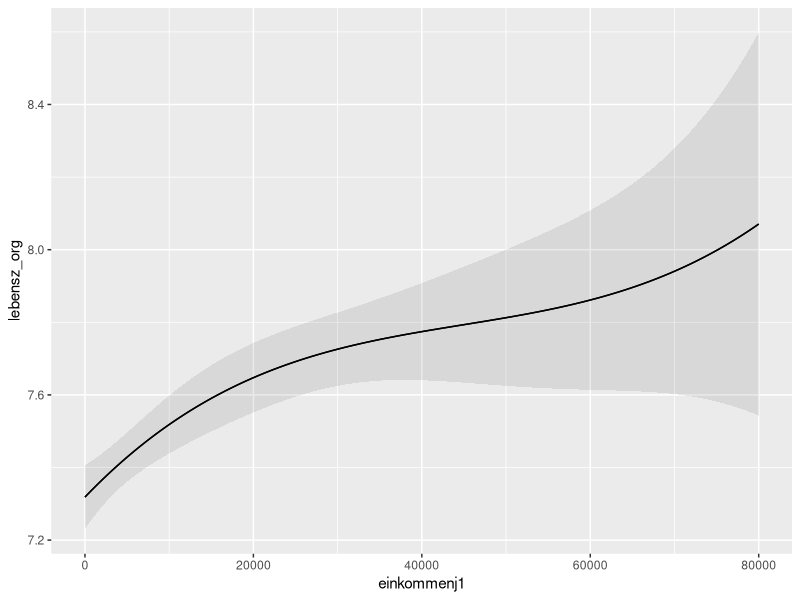
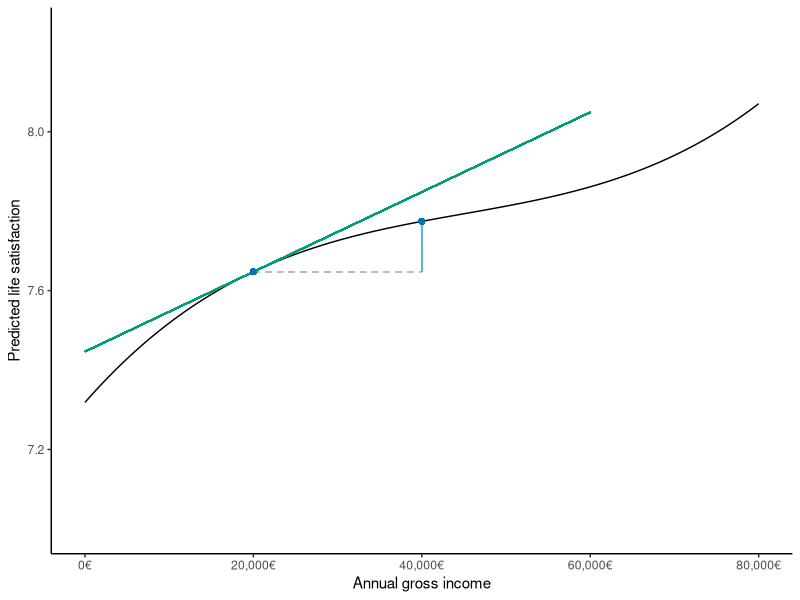
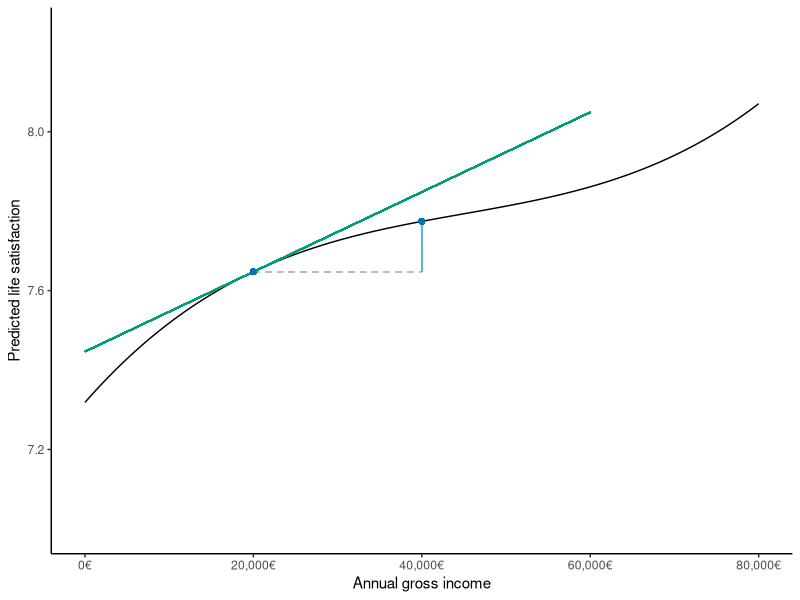

Here is the R script that generated these plots, in order:
## ---- chunk 1
knitr::opts_chunk$set(echo = TRUE)
## ---- chunk 2
# read data
library(haven)
soep <- read_dta("data/practice_en/practice_dataset_eng.dta")
head(soep)

# fit simple model that predicts life satisfaction
library(splines)
mod <- lm(lebensz_org ~ sex*bs(alter, df = 3)*bs(einkommenj1, df = 3),
          data = soep[soep$alter < 60,])
# this model is fairly flexible insofar that it flexibly models the effects of age and income
# and also allows for all interactions between the variables
# we limit ourselves to people under the age of 60

# let's take a look at the coefficients to confirm they are not easily interpretable
summary(mod)

## ---- chunk 3
library(marginaleffects)

# Prediction: life satisfaction of a 35 year old woman who earns 20,000 euro
predictions(mod, newdata = data.frame(sex = 1, alter = 35, einkommenj1 = 20000))
# Store value for plotting
prediction_20000 <- predictions(mod, newdata = data.frame(sex = 1, alter = 35, einkommenj1 = 20000))$estimate


# Prediction: what if she earned twice as much
predictions(mod, newdata = data.frame(sex = 1, alter = 35, einkommenj1 = 40000))
# Store value for plotting
prediction_40000 <- predictions(mod, newdata = data.frame(sex = 1, alter = 35, einkommenj1 = 40000))$estimate

# Comparison: Compare these two predictions
comparisons(mod, newdata = data.frame(sex = 1, alter = 35, einkommenj1 = 20000),
            variables = list("einkommenj1" = c(20000, 40000)))

# Slope: How much does life satisfaction increase with income at 20000 euro
slopes(mod, newdata = data.frame(sex = 1, alter = 35, einkommenj1 = 20000),
            variables = "einkommenj1")
# Store value for plotting
slope_20000 <- slopes(mod, newdata = data.frame(sex = 1, alter = 35, einkommenj1 = 20000),
                      variables = "einkommenj1")$estimate

# Let's translate this into life satisfaction points per 1,000 Euro
slopes(mod, newdata = data.frame(sex = 1, alter = 35, einkommenj1 = 20000),
       variables = "einkommenj1")$estimate*1000
## ---- chunk 4

# We could directly do this with the help of marginaleffects using the following: 
plot_predictions(mod, newdata = data.frame(sex = 1, alter = 35, einkommenj1 = seq(from = 0, to = 80000, by = 10)),
                 by = "einkommenj1")

# However, we will also do this "manually" to separate the estimation from the plotting
# Just for ease of plot-optimization
# First step: Generate a data frame containing the same 35-year-old woman under different incomes
hypothetical_woman <- data.frame(sex = 1, alter = 35, einkommenj1 = seq(from = 0, to = 80000, by = 10))

# Let's generate her life satisfactions
hypothetical_predictions <- predictions(mod, newdata = hypothetical_woman)
head(hypothetical_predictions)

# Add the life satisfaction to the data we are going to plot
hypothetical_woman$lebensz_org <- hypothetical_predictions$estimate

# Let's plot!

library(ggplot2) # for basic plotting
library(scales) # to make the scales a bit nicer

# Little helper for customization: x-axis range over which the slope should be plotted
slope_range <- c(0, 60000)

# color scheme
color_prediction <- "#0072B2"
color_comparison <- "#56B4E9"
color_slope <- "#009E73"
color_neutral <- "#BBBBBB"

ggplot(data = hypothetical_woman, aes(x = einkommenj1, y = lebensz_org)) +
  # Line of the predicted values
  geom_line() +
  # Comparison
  geom_segment(x = 20000, xend = 40000, y = prediction_20000, color = color_neutral, linetype = "dashed") +
  geom_segment(x = 40000, y = prediction_20000, yend = prediction_40000, color = color_comparison, linetype = "solid") +
  # Slope
  geom_segment(x = slope_range[1],
               xend = slope_range[2],
               y = prediction_20000 - (20000-slope_range[1])*slope_20000,
               yend = prediction_20000 + (slope_range[2]-20000)*slope_20000,
               color = color_slope) +
  # Predictions
  geom_point(x = 20000, y = prediction_20000, color = color_prediction) +
  geom_point(x = 40000, y = prediction_40000, color = color_prediction) +
  # Layout and make it look nice
  theme_classic() +
  xlab("Annual gross income") +
  ylab("Predicted life satisfaction") +
  coord_cartesian(ylim = c(7, 8.25)) +
  scale_x_continuous(labels = label_dollar(prefix = "", suffix = "€", big.mark = ","))
ggsave("plots/fig1a.png", width = 4, height = 3)
